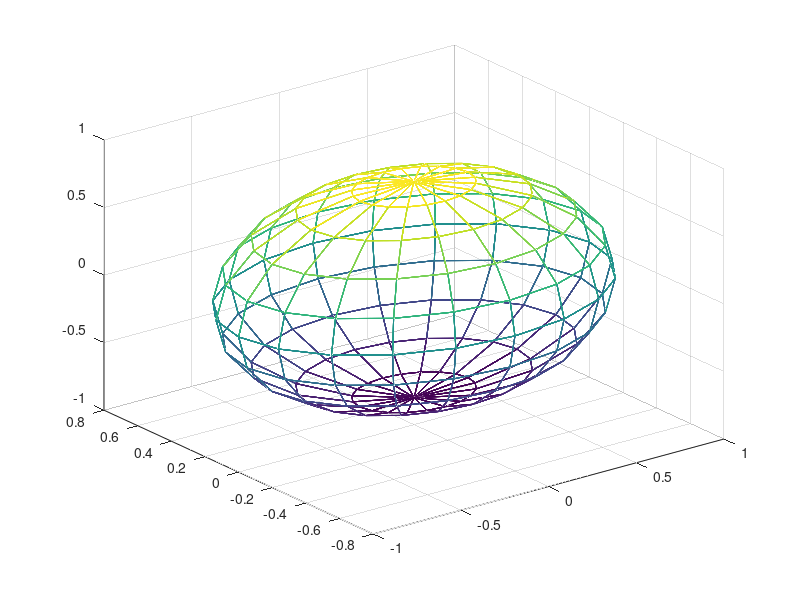

Source code (MATLAB):
%% 1
t = 0:0.01:100;
x = exp(-abs(t - 100) / 100) .* sin(t);
y = exp(-abs(t - 100) / 100) .* cos(t);
z = t;
plot3(x, y, z)
%% 2
u = (-4 * pi:0.1 * pi:4 * pi)';
v = [-4 * pi:0.1 * pi:4 * pi];
x = 0.5 * u * cos(v);
y = 0.5 * u * sin(v);
z = u * ones(size(v));
surf(x, y, z)
shading interp
%% 3
u = (-2 * pi:0.1 * pi:2 * pi)';
v = [-2 * pi:0.1 * pi:2 * pi];
x = cos(u) * cos(v);
y = 0.6 * cos(u) * sin(v);
z = 0.8 * sin(u) * ones(size(v));
mesh(x, y, z)
hidden off
